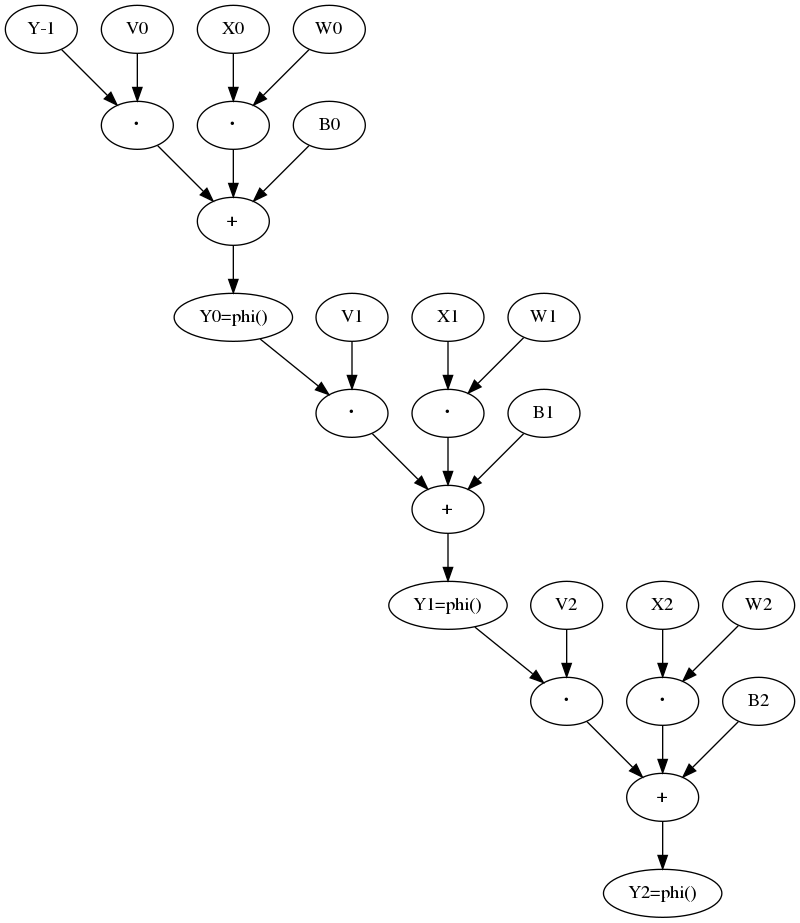

The Python source for this figure:
import pydot

graph = pydot.Dot(graph_type="digraph")
id = 0
def n(label):
  """Defines a new node."""
  global id
  node = pydot.Node(name=id, obj_dict=None, label=label)
  id += 1
  graph.add_node(node)
  return node
def e(src, dst):
  """Defines a new edge."""
  edge = pydot.Edge(src, dst)
  graph.add_edge(edge)
def ns(labels):
  """Defines new nodes."""
  nodes = []
  for label in labels:
    node = n(label)
    nodes.append(node)
  return nodes
def es(srcs, dsts):
  """Defines new edges."""
  for src in srcs:
    for dst in dsts:
      e(src, dst)

phi_ = n("Y-1")
for i in range(3):
  a = "X{1} W{1} ・ V{1} ・ B{1} + Y{1}=phi()"
  a = a.format(i - 1, i)
  X, W, XW, V, Y_V, B, add, phi = ns(a.split())
  es([X, W], [XW])
  es([phi_, V], [Y_V])
  es([XW, Y_V, B], [add])
  e(add, phi)
  phi_ = phi

graph.write_png("png.png")
